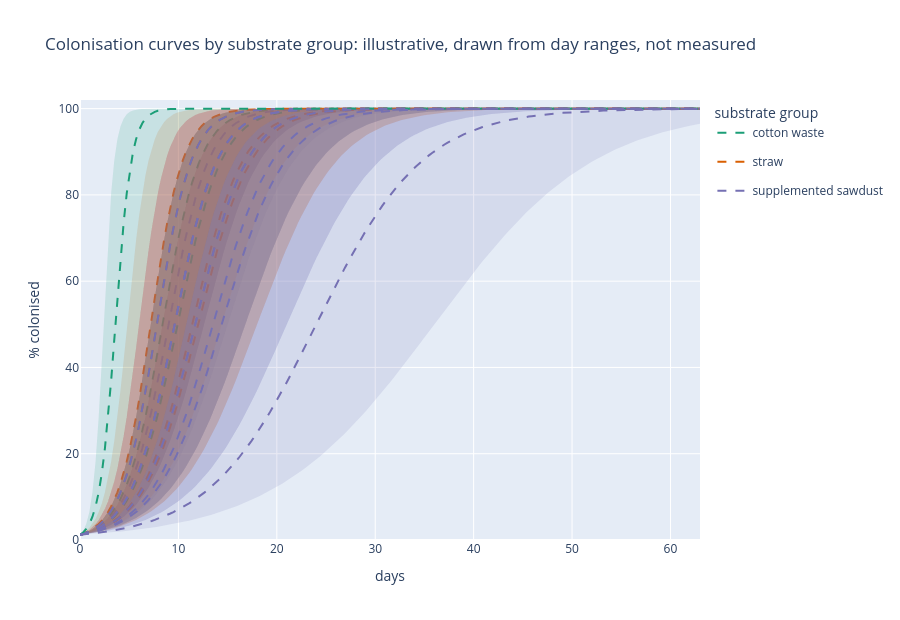

The notebook cell this image was saved under:
### Markdown cell above
## 3. The same curves, coloured by substrate group

No slider: all 18 book species. Same curves and the same band as section 2.

**C:N here is estimated, not measured.** `cn_mix_estimated` comes from the first-named recipe in each row, using typical C:N values for each ingredient (a project table of ingredients); the spawn is not counted. Guides and papers rarely give a measured C:N for the mix, so treat the numbers as a rough guide.

### Code cell
curve_figure("substrate_group", GROUP_COLOURS, "Colonisation curves by substrate group: illustrative, drawn from day ranges, not measured").show()

### Figure 1 — Plotly figure (JSON) as saved in the notebook; plotly's stock layout.template omitted (floating-point values rounded to 4 significant figures; data arrays with more than 128 entries replaced by an {"elided": "..."} marker saying what was removed)
{"data": [{"legendgroup": "cotton waste", "line": {"color": "rgb(27,158,119)", "dash": "dash"}, "mode": "lines", "name": "cotton waste", "type": "scatter", "x": [null], "y": [null]}, {"legendgroup": "straw", "line": {"color": "rgb(217,95,2)", "dash": "dash"}, "mode": "lines", "name": "straw", "type": "scatter", "x": [null], "y": [null]}, {"legendgroup": "supplemented sawdust", "line": {"color": "rgb(117,112,179)", "dash": "dash"}, "mode": "lines", "name": "supplemented sawdust", "type": "scatter", "x": [null], "y": [null]}, {"hoverinfo": "skip", "legendgroup": "cotton waste", "line": {"width": 0}, "mode": "lines", "showlegend": false, "type": "scatter", "x": {"elided": "200 float values"}, "y": {"elided": "200 float values"}}, {"fill": "tonexty", "fillcolor": "rgba(27,158,119,0.15)", "hoverinfo": "skip", "legendgroup": "cotton waste", "line": {"width": 0}, "mode": "lines", "showlegend": false, "type": "scatter", "x": {"elided": "200 float values"}, "y": {"elided": "200 float values"}}, {"hovertemplate": "Pleurotus spp. / P. cornucopiae<br>day %{x:.0f}: %{y:.0f}%<extra></extra>", "legendgroup": "cotton waste", "line": {"color": "rgb(27,158,119)", "dash": "dash", "width": 2}, "mode": "lines", "name": "Pleurotus spp. / P. cornucopiae", "showlegend": false, "type": "scatter", "x": {"elided": "200 float values"}, "y": {"elided": "200 float values"}}, {"hoverinfo": "skip", "legendgroup": "straw", "line": {"width": 0}, "mode": "lines", "showlegend": false, "type": "scatter", "x": {"elided": "200 float values"}, "y": {"elided": "200 float values"}}, {"fill": "tonexty", "fillcolor": "rgba(217,95,2,0.15)", "hoverinfo": "skip", "legendgroup": "straw", "line": {"width": 0}, "mode": "lines", "showlegend": false, "type": "scatter", "x": {"elided": "200 float values"}, "y": {"elided": "200 float values"}}, {"hovertemplate": "Pleurotus ostreatus #1<br>day %{x:.0f}: %{y:.0f}%<extra></extra>", "legendgroup": "straw", "line": {"color": "rgb(217,95,2)", "dash": "dash", "width": 2}, "mode": "lines", "name": "Pleurotus ostreatus #1", "showlegend": false, "type": "scatter", "x": {"elided": "200 float values"}, "y": {"elided": "200 float values"}}, {"hoverinfo": "skip", "legendgroup": "straw", "line": {"width": 0}, "mode": "lines", "showlegend": false, "type": "scatter", "x": {"elided": "200 float values"}, "y": {"elided": "200 float values"}}, {"fill": "tonexty", "fillcolor": "rgba(217,95,2,0.15)", "hoverinfo": "skip", "legendgroup": "straw", "line": {"width": 0}, "mode": "lines", "showlegend": false, "type": "scatter", "x": {"elided": "200 float values"}, "y": {"elided": "200 float values"}}, {"hovertemplate": "Pleurotus pulmonarius<br>day %{x:.0f}: %{y:.0f}%<extra></extra>", "legendgroup": "straw", "line": {"color": "rgb(217,95,2)", "dash": "dash", "width": 2}, "mode": "lines", "name": "Pleurotus pulmonarius", "showlegend": false, "type": "scatter", "x": {"elided": "200 float values"}, "y": {"elided": "200 float values"}}, {"hoverinfo": "skip", "legendgroup": "supplemented sawdust", "line": {"width": 0}, "mode": "lines", "showlegend": false, "type": "scatter", "x": {"elided": "200 float values"}, "y": {"elided": "200 float values"}}, {"fill": "tonexty", "fillcolor": "rgba(117,112,179,0.15)", "hoverinfo": "skip", "legendgroup": "supplemented sawdust", "line": {"width": 0}, "mode": "lines", "showlegend": false, "type": "scatter", "x": {"elided": "200 float values"}, "y": {"elided": "200 float values"}}, {"hovertemplate": "Pleurotus eryngii<br>day %{x:.0f}: %{y:.0f}%<extra></extra>", "legendgroup": "supplemented sawdust", "line": {"color": "rgb(117,112,179)", "dash": "dash", "width": 2}, "mode": "lines", "name": "Pleurotus eryngii", "showlegend": false, "type": "scatter", "x": {"elided": "200 float values"}, "y": {"elided": "200 float values"}}, {"hoverinfo": "skip", "legendgroup": "cotton waste", "line": {"width": 0}, "mode": "lines", "showlegend": false, "type": "scatter", "x": {"elided": "200 float values"}, "y": {"elided": "200 float values"}}, {"fill": "tonexty", "fillcolor": "rgba(27,158,119,0.15)", "hoverinfo": "skip", "legendgroup": "cotton waste", "line": {"width": 0}, "mode": "lines", "showlegend": false, "type": "scatter", "x": {"elided": "200 float values"}, "y": {"elided": "200 float values"}}, {"hovertemplate": "Pleurotus spp. #4<br>day %{x:.0f}: %{y:.0f}%<extra></extra>", "legendgroup": "cotton waste", "line": {"color": "rgb(27,158,119)", "dash": "dash", "width": 2}, "mode": "lines", "name": "Pleurotus spp. #4", "showlegend": false, "type": "scatter", "x": {"elided": "200 float values"}, "y": {"elided": "200 float values"}}, {"hoverinfo": "skip", "legendgroup": "straw", "line": {"width": 0}, "mode": "lines", "showlegend": false, "type": "scatter", "x": {"elided": "200 float values"}, "y": {"elided": "200 float values"}}, {"fill": "tonexty", "fillcolor": "rgba(217,95,2,0.15)", "hoverinfo": "skip", "legendgroup": "straw", "line": {"width": 0}, "mode": "lines", "showlegend": false, "type": "scatter", "x": {"elided": "200 float values"}, "y": {"elided": "200 float values"}}, {"hovertemplate": "Pleurotus ostreatus & warm Pleurotus spp.<br>day %{x:.0f}: %{y:.0f}%<extra></extra>", "legendgroup": "straw", "line": {"color": "rgb(217,95,2)", "dash": "dash", "width": 2}, "mode": "lines", "name": "Pleurotus ostreatus & warm Pleurotus spp.", "showlegend": false, "type": "scatter", "x": {"elided": "200 float values"}, "y": {"elided": "200 float values"}}, {"hoverinfo": "skip", "legendgroup": "straw", "line": {"width": 0}, "mode": "lines", "showlegend": false, "type": "scatter", "x": {"elided": "200 float values"}, "y": {"elided": "200 float values"}}, {"fill": "tonexty", "fillcolor": "rgba(217,95,2,0.15)", "hoverinfo": "skip", "legendgroup": "straw", "line": {"width": 0}, "mode": "lines", "showlegend": false, "type": "scatter", "x": {"elided": "200 float values"}, "y": {"elided": "200 float values"}}, {"hovertemplate": "Pleurotus florida / P. sajor-caju<br>day %{x:.0f}: %{y:.0f}%<extra></extra>", "legendgroup": "straw", "line": {"color": "rgb(217,95,2)", "dash": "dash", "width": 2}, "mode": "lines", "name": "Pleurotus florida / P. sajor-caju", "showlegend": false, "type": "scatter", "x": {"elided": "200 float values"}, "y": {"elided": "200 float values"}}, {"hoverinfo": "skip", "legendgroup": "straw", "line": {"width": 0}, "mode": "lines", "showlegend": false, "type": "scatter", "x": {"elided": "200 float values"}, "y": {"elided": "200 float values"}}, {"fill": "tonexty", "fillcolor": "rgba(217,95,2,0.15)", "hoverinfo": "skip", "legendgroup": "straw", "line": {"width": 0}, "mode": "lines", "showlegend": false, "type": "scatter", "x": {"elided": "200 float values"}, "y": {"elided": "200 float values"}}, {"hovertemplate": "Pleurotus spp. #7<br>day %{x:.0f}: %{y:.0f}%<extra></extra>", "legendgroup": "straw", "line": {"color": "rgb(217,95,2)", "dash": "dash", "width": 2}, "mode": "lines", "name": "Pleurotus spp. #7", "showlegend": false, "type": "scatter", "x": {"elided": "200 float values"}, "y": {"elided": "200 float values"}}, {"hoverinfo": "skip", "legendgroup": "straw", "line": {"width": 0}, "mode": "lines", "showlegend": false, "type": "scatter", "x": {"elided": "200 float values"}, "y": {"elided": "200 float values"}}, {"fill": "tonexty", "fillcolor": "rgba(217,95,2,0.15)", "hoverinfo": "skip", "legendgroup": "straw", "line": {"width": 0}, "mode": "lines", "showlegend": false, "type": "scatter", "x": {"elided": "200 float values"}, "y": {"elided": "200 float values"}}, {"hovertemplate": "Pleurotus spp. #8<br>day %{x:.0f}: %{y:.0f}%<extra></extra>", "legendgroup": "straw", "line": {"color": "rgb(217,95,2)", "dash": "dash", "width": 2}, "mode": "lines", "name": "Pleurotus spp. #8", "showlegend": false, "type": "scatter", "x": {"elided": "200 float values"}, "y": {"elided": "200 float values"}}, {"hoverinfo": "skip", "legendgroup": "straw", "line": {"width": 0}, "mode": "lines", "showlegend": false, "type": "scatter", "x": {"elided": "200 float values"}, "y": {"elided": "200 float values"}}, {"fill": "tonexty", "fillcolor": "rgba(217,95,2,0.15)", "hoverinfo": "skip", "legendgroup": "straw", "line": {"width": 0}, "mode": "lines", "showlegend": false, "type": "scatter", "x": {"elided": "200 float values"}, "y": {"elided": "200 float values"}}, {"hovertemplate": "Pleurotus ostreatus #9<br>day %{x:.0f}: %{y:.0f}%<extra></extra>", "legendgroup": "straw", "line": {"color": "rgb(217,95,2)", "dash": "dash", "width": 2}, "mode": "lines", "name": "Pleurotus ostreatus #9", "showlegend": false, "type": "scatter", "x": {"elided": "200 float values"}, "y": {"elided": "200 float values"}}, {"hoverinfo": "skip", "legendgroup": "supplemented sawdust", "line": {"width": 0}, "mode": "lines", "showlegend": false, "type": "scatter", "x": {"elided": "200 float values"}, "y": {"elided": "200 float values"}}, {"fill": "tonexty", "fillcolor": "rgba(117,112,179,0.15)", "hoverinfo": "skip", "legendgroup": "supplemented sawdust", "line": {"width": 0}, "mode": "lines", "showlegend": false, "type": "scatter", "x": {"elided": "200 float values"}, "y": {"elided": "200 float values"}}, {"hovertemplate": "Lentinula edodes<br>day %{x:.0f}: %{y:.0f}%<extra></extra>", "legendgroup": "supplemented sawdust", "line": {"color": "rgb(117,112,179)", "dash": "dash", "width": 2}, "mode": "lines", "name": "Lentinula edodes", "showlegend": false, "type": "scatter", "x": {"elided": "200 float values"}, "y": {"elided": "200 float values"}}, {"hoverinfo": "skip", "legendgroup": "supplemented sawdust", "line": {"width": 0}, "mode": "lines", "showlegend": false, "type": "scatter", "x": {"elided": "200 float values"}, "y": {"elided": "200 float values"}}, {"fill": "tonexty", "fillcolor": "rgba(117,112,179,0.15)", "hoverinfo": "skip", "legendgroup": "supplemented sawdust", "line": {"width": 0}, "mode": "lines", "showlegend": false, "type": "scatter", "x": {"elided": "200 float values"}, "y": {"elided": "200 float values"}}, {"hovertemplate": "Hericium erinaceus<br>day %{x:.0f}: %{y:.0f}%<extra></extra>", "legendgroup": "supplemented sawdust", "line": {"color": "rgb(117,112,179)", "dash": "dash", "width": 2}, "mode": "lines", "name": "Hericium erinaceus", "showlegend": false, "type": "scatter", "x": {"elided": "200 float values"}, "y": {"elided": "200 float values"}}, {"hoverinfo": "skip", "legendgroup": "supplemented sawdust", "line": {"width": 0}, "mode": "lines", "showlegend": false, "type": "scatter", "x": {"elided": "200 float values"}, "y": {"elided": "200 float values"}}, {"fill": "tonexty", "fillcolor": "rgba(117,112,179,0.15)", "hoverinfo": "skip", "legendgroup": "supplemented sawdust", "line": {"width": 0}, "mode": "lines", "showlegend": false, "type": "scatter", "x": {"elided": "200 float values"}, "y": {"elided": "200 float values"}}, {"hovertemplate": "Ganoderma lucidum / G. lingzhi<br>day %{x:.0f}: %{y:.0f}%<extra></extra>", "legendgroup": "supplemented sawdust", "line": {"color": "rgb(117,112,179)", "dash": "dash", "width": 2}, "mode": "lines", "name": "Ganoderma lucidum / G. lingzhi", "showlegend": false, "type": "scatter", "x": {"elided": "200 float values"}, "y": {"elided": "200 float values"}}, {"hoverinfo": "skip", "legendgroup": "supplemented sawdust", "line": {"width": 0}, "mode": "lines", "showlegend": false, "type": "scatter", "x": {"elided": "200 float values"}, "y": {"elided": "200 float values"}}, {"fill": "tonexty", "fillcolor": "rgba(117,112,179,0.15)", "hoverinfo": "skip", "legendgroup": "supplemented sawdust", "line": {"width": 0}, "mode": "lines", "showlegend": false, "type": "scatter", "x": {"elided": "200 float values"}, "y": {"elided": "200 float values"}}, {"hovertemplate": "Flammulina velutipes<br>day %{x:.0f}: %{y:.0f}%<extra></extra>", "legendgroup": "supplemented sawdust", "line": {"color": "rgb(117,112,179)", "dash": "dash", "width": 2}, "mode": "lines", "name": "Flammulina velutipes", "showlegend": false, "type": "scatter", "x": {"elided": "200 float values"}, "y": {"elided": "200 float values"}}, {"hoverinfo": "skip", "legendgroup": "cotton waste", "line": {"width": 0}, "mode": "lines", "showlegend": false, "type": "scatter", "x": {"elided": "200 float values"}, "y": {"elided": "200 float values"}}, {"fill": "tonexty", "fillcolor": "rgba(27,158,119,0.15)", "hoverinfo": "skip", "legendgroup": "cotton waste", "line": {"width": 0}, "mode": "lines", "showlegend": false, "type": "scatter", "x": {"elided": "200 float values"}, "y": {"elided": "200 float values"}}, {"hovertemplate": "Volvariella volvacea<br>day %{x:.0f}: %{y:.0f}%<extra></extra>", "legendgroup": "cotton waste", "line": {"color": "rgb(27,158,119)", "dash": "dash", "width": 2}, "mode": "lines", "name": "Volvariella volvacea", "showlegend": false, "type": "scatter", "x": {"elided": "200 float values"}, "y": {"elided": "200 float values"}}, {"hoverinfo": "skip", "legendgroup": "supplemented sawdust", "line": {"width": 0}, "mode": "lines", "showlegend": false, "type": "scatter", "x": {"elided": "200 float values"}, "y": {"elided": "200 float values"}}, {"fill": "tonexty", "fillcolor": "rgba(117,112,179,0.15)", "hoverinfo": "skip", "legendgroup": "supplemented sawdust", "line": {"width": 0}, "mode": "lines", "showlegend": false, "type": "scatter", "x": {"elided": "200 float values"}, "y": {"elided": "200 float values"}}, {"hovertemplate": "Cyclocybe aegerita / Agrocybe cylindracea<br>day %{x:.0f}: %{y:.0f}%<extra></extra>", "legendgroup": "supplemented sawdust", "line": {"color": "rgb(117,112,179)", "dash": "dash", "width": 2}, "mode": "lines", "name": "Cyclocybe aegerita / Agrocybe cylindracea", "showlegend": false, "type": "scatter", "x": {"elided": "200 float values"}, "y": {"elided": "200 float values"}}, {"hoverinfo": "skip", "legendgroup": "supplemented sawdust", "line": {"width": 0}, "mode": "lines", "showlegend": false, "type": "scatter", "x": {"elided": "200 float values"}, "y": {"elided": "200 float values"}}, {"fill": "tonexty", "fillcolor": "rgba(117,112,179,0.15)", "hoverinfo": "skip", "legendgroup": "supplemented sawdust", "line": {"width": 0}, "mode": "lines", "showlegend": false, "type": "scatter", "x": {"elided": "200 float values"}, "y": {"elided": "200 float values"}}, {"hovertemplate": "Grifola frondosa<br>day %{x:.0f}: %{y:.0f}%<extra></extra>", "legendgroup": "supplemented sawdust", "line": {"color": "rgb(117,112,179)", "dash": "dash", "width": 2}, "mode": "lines", "name": "Grifola frondosa", "showlegend": false, "type": "scatter", "x": {"elided": "200 float values"}, "y": {"elided": "200 float values"}}, {"hoverinfo": "skip", "legendgroup": "supplemented sawdust", "line": {"width": 0}, "mode": "lines", "showlegend": false, "type": "scatter", "x": {"elided": "200 float values"}, "y": {"elided": "200 float values"}}, {"fill": "tonexty", "fillcolor": "rgba(117,112,179,0.15)", "hoverinfo": "skip", "legendgroup": "supplemented sawdust", "line": {"width": 0}, "mode": "lines", "showlegend": false, "type": "scatter", "x": {"elided": "200 float values"}, "y": {"elided": "200 float values"}}, {"hovertemplate": "Auricularia spp.<br>day %{x:.0f}: %{y:.0f}%<extra></extra>", "legendgroup": "supplemented sawdust", "line": {"color": "rgb(117,112,179)", "dash": "dash", "width": 2}, "mode": "lines", "name": "Auricularia spp.", "showlegend": false, "type": "scatter", "x": {"elided": "200 float values"}, "y": {"elided": "200 float values"}}], "layout": {"height": 620, "legend": {"title": {"text": "substrate group"}}, "title": {"text": "Colonisation curves by substrate group: illustrative, drawn from day ranges, not measured"}, "xaxis": {"title": {"text": "days"}}, "yaxis": {"range": [0, 102], "title": {"text": "% colonised"}}}}
